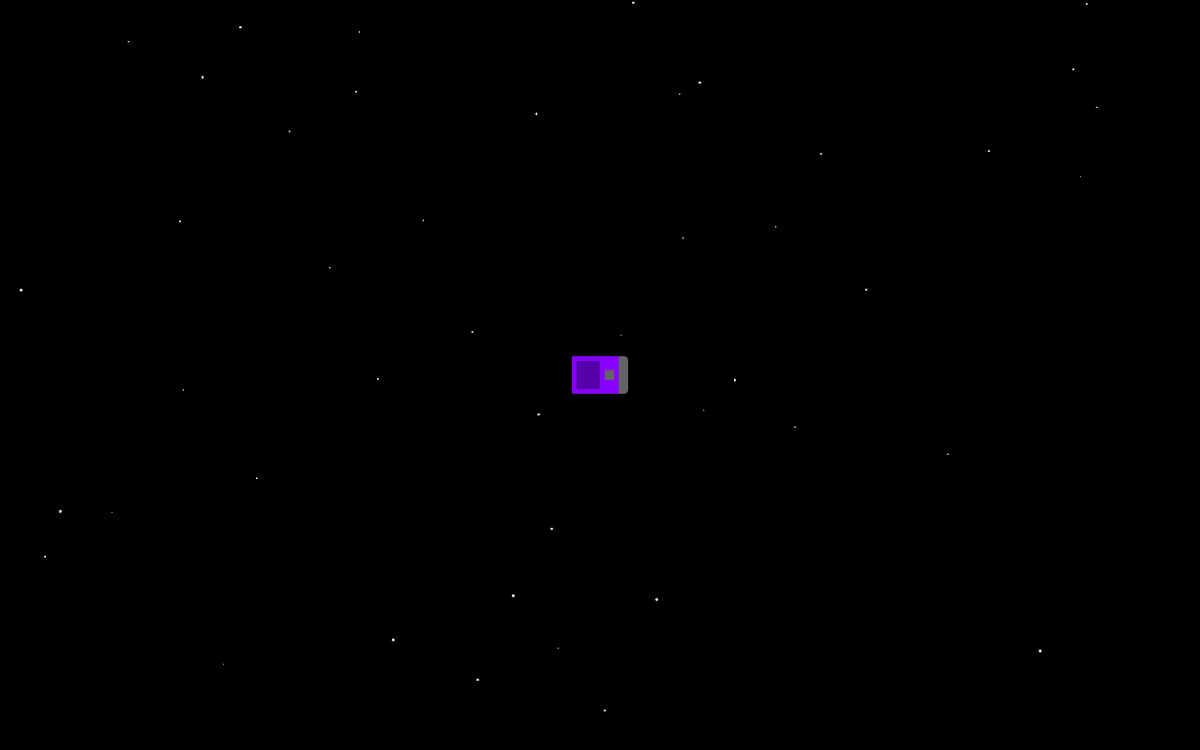
Frame 1 (no input)
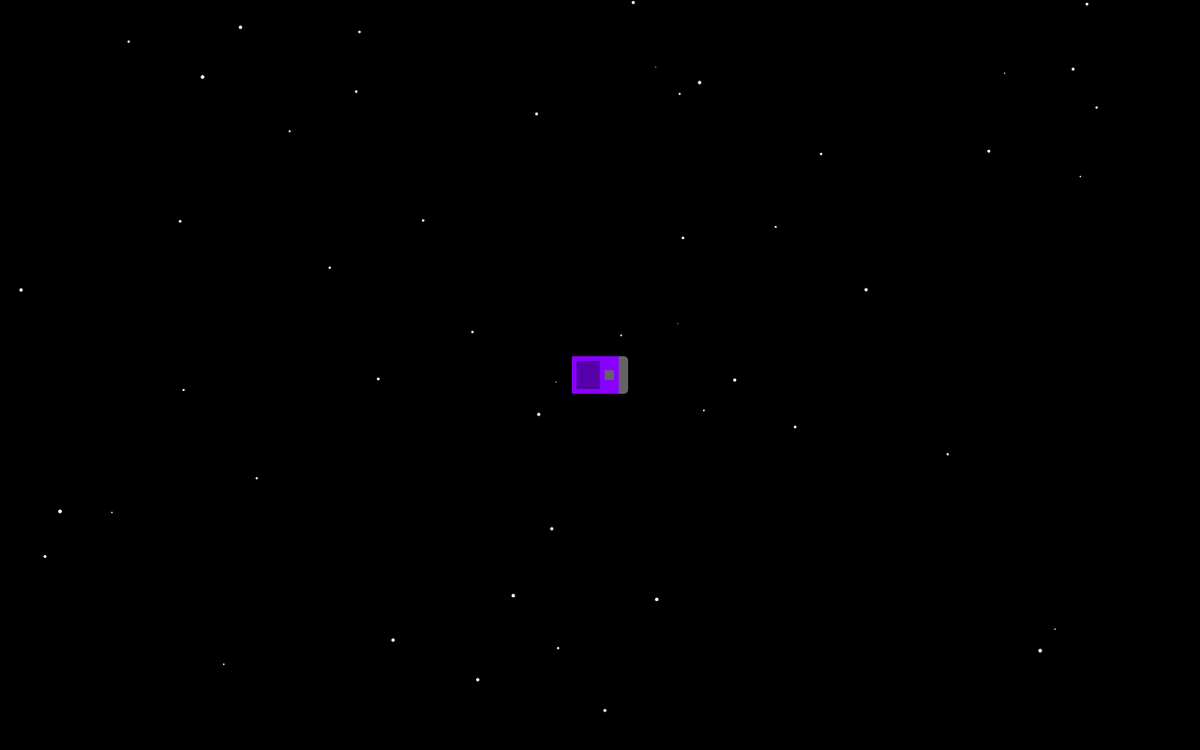
Frame 60 (the mouse pressed at the canvas centre just before this capture)
Frame 120 (the mouse held since frame 60 and released just before this capture): identical to frame 60, image omitted

The Processing sketch that drew these frames (run headless with seeded random() and noise(); from frame 60 on, the mouse is pressed at the canvas centre):

// Processing sketch: AsteroidsGame
// ── AsteroidsGame.pde
/* * * * * * * * * * * * * * * * * * * * * * *
 Class variable declarations here
 */
Spaceship player1;
Asteroid[] asteroids;
Star[] starField;


/*
  Track User keyboard input
 */
boolean ROTATE_LEFT;  //User is pressing <-
boolean ROTATE_RIGHT; //User is pressing ->
boolean MOVE_FORWARD; //User is pressing ^ arrow
boolean SPACE_BAR;    //User is pressing space bar
float playerSpeed;
float playerDirection;

  
/* * * * * * * * * * * * * * * * * * * * * * *
  Initialize all of your variables and game state here
 */
public void setup() {
  size(1280, 800);
  
  //initialize your asteroid array and fill it
  
  //initialize ship
  player1 = new Spaceship(width/2,height/2,0,0);
  
  //initialize starfield
  starField = new Star[50];
  for (int i=0; i<starField.length; i++) {
    starField[i] = new Star();
  }
}


/* * * * * * * * * * * * * * * * * * * * * * *
  Drawing work here
 */
public void draw() {
  //your code here
  background(0);
  for (int i=0; i<starField.length; i++) {
    starField[i].show();
  }
  player1.show();
  
  //Check bullet collisions
  //TODO: Part III or IV - for not just leave this comment

  //TODO: Part II, Update each of the Asteroids internals

  //Check for asteroid collisions against other asteroids and alter course
  //TODO: Part III, for now keep this comment in place

  //Draw asteroids
  //TODO: Part II

  //Update spaceship
  playerSpeed = player1.getSpeed();
  playerDirection = player1.getDirection();
  if (MOVE_FORWARD) {
    if (player1.getSpeed() < 5) {
      player1.setSpeed(playerSpeed += 1);
    }
  } else {
    if (player1.getSpeed() > 0) {
      player1.setSpeed(playerSpeed -= 1);
    }
  }
  if (ROTATE_LEFT) {
    player1.setDirection(playerDirection -= 5);
  }
  if (ROTATE_RIGHT) {
    player1.setDirection(playerDirection += 5);
  }
  player1.update();
  
  //Check for ship collision agaist asteroids
  //TODO: Part II or III

  //Draw spaceship & and its bullets
  //TODO: Part I, for now just render ship
  //TODO: Part IV - we will use a new feature in Java called an ArrayList, 
  //so for now we'll just leave this comment and come back to it in a bit. 
  
  //Update score
  //TODO: Keep track of a score and output the score at the top right
}



/* * * * * * * * * * * * * * * * * * * * * * *
  Record relevent key presses for our game
 */
void keyPressed() {
  if (key == CODED) {
    if (keyCode == LEFT) {
      ROTATE_LEFT = true;
    } else if ( keyCode == RIGHT ) {
      ROTATE_RIGHT = true;
    } else if (keyCode == UP) {
      MOVE_FORWARD = true;
    }
  }

  //32 is spacebar
  if (keyCode == 32) {  
    SPACE_BAR = true;
  }
}



/* * * * * * * * * * * * * * * * * * * * * * *
  Record relevant key releases for our game.
 */
void keyReleased() {  
  if (key == CODED) { 
    if (keyCode == LEFT) {
      ROTATE_LEFT = false;
    } else if ( keyCode == RIGHT ) {
      ROTATE_RIGHT = false;
    } else if (keyCode == UP) {
      MOVE_FORWARD = false;
    }
  }
  if (keyCode == 32) {
    SPACE_BAR = false;
  }
}

void checkOnAsteroids() {
  for (int i=0; i<asteroids.length; i++) {
    Asteroid a1 = asteroids[i];
    for (int j=1; j<asteroids.length; j++) {
      Asteroid a2 = asteroids[j];
      if (a1 != a2 && a1.collidingWith(a2)) {
        
      }
    }
  }
}

// ── Asteroid.pde
/*
  Asteroid class
    Should extend Mover class and implement show.
    
    Initially, your asteroid may just be a simple circle or square
    but the final program should use "beginShap(), vertex(), and endShape()"
    to render the asteroid.
*/
class Asteroid extends Mover implements Movable {
  Asteroid(float x, float y, float speed, float direction) {
    super(x,y,speed,direction);
  }
  float getX() {
    return x;
  }
  float getY() {
    return y;
  }
  float getDirection() {
    return direction;
  }
  float getRadius() {
    return radius;
  }
  float getSpeed() {
    return speed;
  }
  void show() {
  
  }
  void setSpeed(float newSpeed) {
  
  }
  void setDirection(float newDirection) {
  
  }
}

// ── Bullet.pde
class Bullet extends Mover implements Movable {
  Bullet(float x, float y, float speed, float direction) {
    super(x,y,speed,direction);
    radius = 10;
  }
  float getX() {
    return x;
  }
  float getY() {
    return y;
  }
  float getDirection() {
    return direction;
  }
  float getRadius() {
    return radius;
  }
  float getSpeed() {
    return speed;
  }
  void show() {
    pushMatrix();
    translate(x,y);
    fill(255);
    ellipse(0,0,radius*2,radius*2);
    popMatrix();
  }
  void setDirection(float newDirection) {
    direction = newDirection;
  }
  void setSpeed(float newSpeed) {
    speed = newSpeed;
  }
}

// ── Cell.pde
class Cell extends Mover implements Movable {
  protected int value;
  
  Cell(float x, float y) {
    super(x,y);
    radius = 20;
  }
  
  float getX() {
    return x;
  }
  
  float getY() {
    return y;
  }
  
  float getRadius() {
    return radius;
  }
  
  int getValue() {
    return value;
  }
  
  float getDirection() {
    return 0;
  }
  
  float getSpeed() {
    return 0;
  }
  
  void newValue() {
    value = (int)random(3,11);
  }
  
  void show() {
    pushMatrix();
    translate(x,y);
    fill(255,255,0);
    stroke(80);
    strokeWeight(4);
    ellipse(0,0,radius*2,radius*2);
    popMatrix();
  }
  
  void setX(float newX) {
    x = newX;
  }
  
  void setY(float newY) {
    y = newY;
  }
  
  void setDirection(float direction) {}
  void setSpeed(float speed) {}
}

// ── EMP.pde
class EMP extends Mover implements Movable {
  
  EMP(float x, float y) {
    super(x,y);
    radius = 0;
  }
  
  float getX() {
    return x;
  }
  
  float getY() {
    return y;
  }
  
  float getRadius() {
    return radius;
  }
  
  float getDirection() {
    return 0;
  }
  
  float getSpeed() {
    return 0;
  }
  
  void show() {
    pushMatrix();
    translate(x,y);
    noFill();
    stroke(0,255,255);
    strokeWeight(8);
    ellipse(0,0,radius*2,radius*2);
    popMatrix();
  }
  
  void expand() {
    radius = radius + 10;
  }
  
  void reset() {
    radius = 0;
  }
  
  void setX(float newX) {
    x = newX;
  }
  
  void setY(float newY) {
    y = newY;
  }
  
  void setDirection(float direction) {}
  void setSpeed(float speed) {}
}

// ── Mover.pde
/* * * * * * * * * * * * * * * * * * * * * * * * * * * * * * * * * * * * *
 All objects in this world that move must implemnt the Movalbe interface.
 */
interface Movable {
  /*
    Return the x location of the Movable
   */
  float getX();

  /*
    Return the y location of the Movable
   */
  float getY();

  /*
    Return the direction of the Movable in degrees.
   */
  float getDirection();

  /*
   Return the speed of the Movable.
   The speed you use is a relative value and will
   feel different for different frame rates. For example,
   if frameRate is set to 48, then a speed of 1 would move 48 pixels 
   per second.
   */
  float getSpeed();

  /*
   Return the radius of influence. If you could draw a circle
   around your object, then what would this radius be.
   */
  float getRadius();

  /* 
   Sets the direction of the Movable
   */
  void setDirection(float newDirectionInDegrees);

  /* 
   Sets the speed of the Movable
   */
  void setSpeed(float newSpeed);

  /*
   Update the internals of the instance
   */
  void update(); 

  /*
    Display the isntance
   */
  void show();

  /*
   Return true if the instance of Movable is "colliding with" 
   the movable referred to by object.  *Note* An object should not
   be able to collide with iteself.
   */
  boolean collidingWith(Movable object);
}
//END OF Movable Interface




/* * * * * * * * * * * * * * * * * * * * * * * * * * * * * * * * * * * * 
 Abstract base class Mover 
 */
abstract class Mover implements Movable {

  protected float x, y;
  protected float speed;
  protected float direction;
  protected int myColor;
  protected float radius;  

  /*
    Default Mover, not actually moving and directionless
  */
  Mover(float x, float y) {
    //The line below shows how we can 
    //link this constructor to the constructor below through "this"
    this(x, y, 0, 0);  
  }

  /*
    Mover constructor specifying x, y position along with its speed and
    direction (in degrees)
  */
  Mover(float x, float y, float speed, float direction) {
    this.x = x;
    this.y = y;
    this.speed = speed;
    this.direction = direction;
    myColor = 225;
    radius = 0.0;
  }

  /*
    Most of your movalbe objects should follow this pattern.
   */
  void update() {
    x = x + speed*(float)Math.cos(radians(direction));
    y = y + speed*(float)Math.sin(radians(direction));
    if (x < 0)
      x = 0;
    if (y < 0)
      y = 0;
    if (x > width)
      x = width;
    if (y > height)
      y = height;
  }



  /*
    Save this for your subclasses to override.
    but notice how it is tagged with abstract, meaning 
    it is incomplete. (It's like an I.O.U.)
   */
  abstract void show();


  /*
    TODO: Part 4: Implement collision detection
   */
  boolean collidingWith(Movable object) {
     float distance = dist(x, y, object.getX(), object.getY());
     boolean touching = distance < (radius + object.getRadius());
     return touching; 
  }
  
  /*
  boolean collidingWithEdge() {
     float distance = dist(x, y, object.getX(), object.getY());
     boolean touching = distance < (radius + object.getRadius());
     return touching; 
  }
  */
  
  //TODO: Part I: implement the methods of Moveable interface - delete this comment
}

// ── Spaceship.pde
  /*
  Spaceship class
    Should extend Mover class and implement show.
    You may add additional methods to this class, for example "rotate" and "accelerate" 
    might be useful.
*/
class Spaceship extends Mover implements Movable {
  protected float radius;
  
  Spaceship(float x, float y, float speed, float direction) {
    super(x,y,speed,direction);
  }
  float getX() {
    return x;
  }
  float getY() {
    return y;
  }
  float getDirection() {
    return direction;
  }
  float getRadius() {
    return radius;
  }
  float getSpeed() {
    return speed;
  }
  void show() {
    pushMatrix();
    translate(x,y);
    rotate(radians(direction));
    noStroke();
    fill(#8800FF);
    rect(-30,-20,50,40);
    fill(100);
    rect(20,-20,10,40,0,10,10,0);
    rect(5,-5,10,10);
    fill(#5500AA);
    rect(-25,-15,25,30);
    popMatrix();
  }
  void setSpeed(float newSpeed) {
    speed = newSpeed;
  }
  void setDirection(float newDirection) {
    direction = newDirection;
  }
}

// ── Star.pde
//note that this class does NOT *NEED* to extend Mover but can if you like
class Star {
  float x_pos;
  float y_pos;
  float radius;
  public Star() {
    x_pos = (float)(width*Math.random());
    y_pos = (float)(height*Math.random());
    this.radius = (float)(3*Math.random())+1;
  }
  void show() {
    pushMatrix();
    translate(x_pos,y_pos);
    fill(255);
    ellipse(0,0,radius,radius);
    popMatrix();
  }
}
